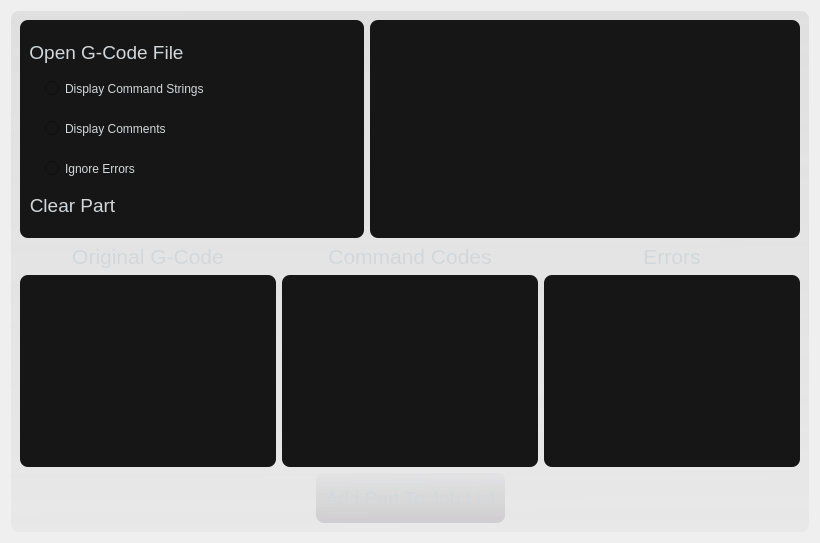
      <widget class="QWidget" name="printToolsPage">
       <property name="styleSheet">
        <string notr="true"/>
       </property>
       <layout class="QVBoxLayout" name="verticalLayout_5">
        <item>
         <widget class="QFrame" name="printToolsPage_Frame">
          <property name="sizePolicy">
           <sizepolicy hsizetype="Preferred" vsizetype="Expanding">
            <horstretch>0</horstretch>
            <verstretch>0</verstretch>
           </sizepolicy>
          </property>
          <property name="minimumSize">
           <size>
            <width>512</width>
            <height>256</height>
           </size>
          </property>
          <property name="maximumSize">
           <size>
            <width>16777215</width>
            <height>16777215</height>
           </size>
          </property>
          <property name="styleSheet">
           <string notr="true">background:

qlineargradient(spread:pad, x1:0.527, y1:1, x2:0.516852, y2:0, stop:0 rgba(89, 84, 91, 12), stop:1 rgba(128, 128, 128, 35));



border-radius: 8;
color: rgb(212,215,217);</string>
          </property>
          <property name="frameShape">
           <enum>QFrame::StyledPanel</enum>
          </property>
          <property name="frameShadow">
           <enum>QFrame::Raised</enum>
          </property>
          <layout class="QVBoxLayout" name="verticalLayout_10">
           <item>
            <layout class="QHBoxLayout" name="printToolsPage_upper_layout">
             <item>
              <widget class="QFrame" name="printTools_button_frame">
               <property name="maximumSize">
                <size>
                 <width>16777215</width>
                 <height>235</height>
                </size>
               </property>
               <property name="styleSheet">
                <string notr="true">background:rgb(22, 22, 22,);</string>
               </property>
               <property name="frameShape">
                <enum>QFrame::StyledPanel</enum>
               </property>
               <property name="frameShadow">
                <enum>QFrame::Raised</enum>
               </property>
               <layout class="QVBoxLayout" name="verticalLayout_7">
                <item>
                 <widget class="QPushButton" name="gcode_tool_button_openFile">
                  <property name="sizePolicy">
                   <sizepolicy hsizetype="Fixed" vsizetype="Fixed">
                    <horstretch>0</horstretch>
                    <verstretch>0</verstretch>
                   </sizepolicy>
                  </property>
                  <property name="minimumSize">
                   <size>
                    <width>32</width>
                    <height>32</height>
                   </size>
                  </property>
                  <property name="baseSize">
                   <size>
                    <width>270</width>
                    <height>484</height>
                   </size>
                  </property>
                  <property name="font">
                   <font>
                    <pointsize>14</pointsize>
                   </font>
                  </property>
                  <property name="styleSheet">
                   <string notr="true">background: rgba(0,0,0,0);
color: rgb(212,215,217);</string>
                  </property>
                  <property name="text">
                   <string>Open G-Code File</string>
                  </property>
                  <property name="icon">
                   <iconset resource="../resources/icons.qrc">
                    <normaloff>:/icons/icons/iosDownload.png</normaloff>:/icons/icons/iosDownload.png</iconset>
                  </property>
                  <property name="iconSize">
                   <size>
                    <width>30</width>
                    <height>30</height>
                   </size>
                  </property>
                  <property name="flat">
                   <bool>true</bool>
                  </property>
                 </widget>
                </item>
                <item>
                 <layout class="QHBoxLayout" name="printTools_radio_button_frame">
                  <item>
                   <spacer name="horizontalSpacer">
                    <property name="orientation">
                     <enum>Qt::Horizontal</enum>
                    </property>
                    <property name="sizeType">
                     <enum>QSizePolicy::Preferred</enum>
                    </property>
                    <property name="sizeHint" stdset="0">
                     <size>
                      <width>16</width>
                      <height>20</height>
                     </size>
                    </property>
                   </spacer>
                  </item>
                  <item>
                   <layout class="QVBoxLayout" name="printTools_button_frame_layout">
                    <property name="spacing">
                     <number>25</number>
                    </property>
                    <item>
                     <widget class="QRadioButton" name="printTools_display_commands_button">
                      <property name="text">
                       <string>Display Command Strings</string>
                      </property>
                      <property name="autoExclusive">
                       <bool>false</bool>
                      </property>
                     </widget>
                    </item>
                    <item>
                     <widget class="QRadioButton" name="printTools_displayComments_button">
                      <property name="text">
                       <string>Display Comments</string>
                      </property>
                      <property name="autoExclusive">
                       <bool>false</bool>
                      </property>
                     </widget>
                    </item>
                    <item>
                     <widget class="QRadioButton" name="printTools_ignoreErrors_button">
                      <property name="text">
                       <string>Ignore Errors</string>
                      </property>
                      <property name="autoExclusive">
                       <bool>false</bool>
                      </property>
                     </widget>
                    </item>
                   </layout>
                  </item>
                  <item>
                   <spacer name="horizontalSpacer_2">
                    <property name="orientation">
                     <enum>Qt::Horizontal</enum>
                    </property>
                    <property name="sizeHint" stdset="0">
                     <size>
                      <width>40</width>
                      <height>20</height>
                     </size>
                    </property>
                   </spacer>
                  </item>
                 </layout>
                </item>
                <item>
                 <widget class="QPushButton" name="gcode_tool_button_clearPart">
                  <property name="sizePolicy">
                   <sizepolicy hsizetype="Fixed" vsizetype="Fixed">
                    <horstretch>0</horstretch>
                    <verstretch>0</verstretch>
                   </sizepolicy>
                  </property>
                  <property name="minimumSize">
                   <size>
                    <width>32</width>
                    <height>32</height>
                   </size>
                  </property>
                  <property name="font">
                   <font>
                    <pointsize>14</pointsize>
                   </font>
                  </property>
                  <property name="styleSheet">
                   <string notr="true">background: rgba(0,0,0,0);
color: rgb(212,215,217);</string>
                  </property>
                  <property name="text">
                   <string>Clear Part</string>
                  </property>
                  <property name="icon">
                   <iconset resource="../resources/icons.qrc">
                    <normaloff>:/icons/icons/iosTrash.png</normaloff>:/icons/icons/iosTrash.png</iconset>
                  </property>
                  <property name="iconSize">
                   <size>
                    <width>30</width>
                    <height>30</height>
                   </size>
                  </property>
                  <property name="flat">
                   <bool>true</bool>
                  </property>
                 </widget>
                </item>
               </layout>
              </widget>
             </item>
             <item>
              <widget class="QFrame" name="partInfoView_frame">
               <property name="maximumSize">
                <size>
                 <width>512</width>
                 <height>235</height>
                </size>
               </property>
               <property name="styleSheet">
                <string notr="true">background:rgba(22, 22, 22);
border-radius: 8;
</string>
               </property>
               <property name="frameShape">
                <enum>QFrame::StyledPanel</enum>
               </property>
               <property name="frameShadow">
                <enum>QFrame::Raised</enum>
               </property>
               <layout class="QHBoxLayout" name="horizontalLayout">
                <item>
                 <widget class="QTableView" name="PartInfoView">
                  <property name="minimumSize">
                   <size>
                    <width>0</width>
                    <height>200</height>
                   </size>
                  </property>
                  <property name="maximumSize">
                   <size>
                    <width>150</width>
                    <height>200</height>
                   </size>
                  </property>
                  <property name="styleSheet">
                   <string notr="true">background:rgb(22, 22, 22);
border-radius: 0;
</string>
                  </property>
                  <property name="showGrid">
                   <bool>false</bool>
                  </property>
                  <attribute name="horizontalHeaderVisible">
                   <bool>false</bool>
                  </attribute>
                  <attribute name="horizontalHeaderHighlightSections">
                   <bool>false</bool>
                  </attribute>
                  <attribute name="verticalHeaderVisible">
                   <bool>false</bool>
                  </attribute>
                  <attribute name="verticalHeaderHighlightSections">
                   <bool>false</bool>
                  </attribute>
                 </widget>
                </item>
                <item>
                 <widget class="QTableView" name="PartInfoViewData">
                  <property name="minimumSize">
                   <size>
                    <width>0</width>
                    <height>200</height>
                   </size>
                  </property>
                  <property name="maximumSize">
                   <size>
                    <width>16777215</width>
                    <height>200</height>
                   </size>
                  </property>
                  <property name="styleSheet">
                   <string notr="true">background:rgb(22, 22, 22);
border-radius: 0;
</string>
                  </property>
                  <property name="showGrid">
                   <bool>false</bool>
                  </property>
                  <attribute name="horizontalHeaderVisible">
                   <bool>false</bool>
                  </attribute>
                  <attribute name="horizontalHeaderHighlightSections">
                   <bool>false</bool>
                  </attribute>
                  <attribute name="horizontalHeaderStretchLastSection">
                   <bool>true</bool>
                  </attribute>
                  <attribute name="verticalHeaderVisible">
                   <bool>false</bool>
                  </attribute>
                  <attribute name="verticalHeaderHighlightSections">
                   <bool>false</bool>
                  </attribute>
                 </widget>
                </item>
               </layout>
              </widget>
             </item>
            </layout>
           </item>
           <item>
            <layout class="QHBoxLayout" name="horizontalLayout_2">
             <item>
              <layout class="QVBoxLayout" name="verticalLayout_2">
               <item>
                <widget class="QLabel" name="printTools_outputBrowser_title">
                 <property name="font">
                  <font>
                   <pointsize>16</pointsize>
                  </font>
                 </property>
                 <property name="styleSheet">
                  <string notr="true">background: rgba(0,0,0,0)</string>
                 </property>
                 <property name="text">
                  <string>Original G-Code</string>
                 </property>
                 <property name="alignment">
                  <set>Qt::AlignCenter</set>
                 </property>
                </widget>
               </item>
               <item>
                <widget class="QTextBrowser" name="printTools_gCodeBrowser">
                 <property name="styleSheet">
                  <string notr="true">background: rgb(22,22,22);</string>
                 </property>
                </widget>
               </item>
              </layout>
             </item>
             <item>
              <layout class="QVBoxLayout" name="verticalLayout_3">
               <item>
                <widget class="QLabel" name="printTools_outputBrowser_title_2">
                 <property name="font">
                  <font>
                   <pointsize>16</pointsize>
                  </font>
                 </property>
                 <property name="styleSheet">
                  <string notr="true">background: rgba(0,0,0,0)</string>
                 </property>
                 <property name="text">
                  <string>Command Codes</string>
                 </property>
                 <property name="alignment">
                  <set>Qt::AlignCenter</set>
                 </property>
                </widget>
               </item>
               <item>
                <widget class="QTextBrowser" name="printTools_outputBrowser">
                 <property name="styleSheet">
                  <string notr="true">background: rgb(22,22,22);</string>
                 </property>
                </widget>
               </item>
              </layout>
             </item>
             <item>
              <layout class="QVBoxLayout" name="verticalLayout_6">
               <item>
                <widget class="QLabel" name="printTools_outputBrowser_title_3">
                 <property name="font">
                  <font>
                   <pointsize>16</pointsize>
                  </font>
                 </property>
                 <property name="styleSheet">
                  <string notr="true">background: rgba(0,0,0,0)</string>
                 </property>
                 <property name="text">
                  <string>Errors</string>
                 </property>
                 <property name="alignment">
                  <set>Qt::AlignCenter</set>
                 </property>
                </widget>
               </item>
               <item>
                <widget class="QTextBrowser" name="printTools_errorBrowser">
                 <property name="styleSheet">
                  <string notr="true">background: rgb(22,22,22);</string>
                 </property>
                </widget>
               </item>
              </layout>
             </item>
            </layout>
           </item>
           <item>
            <layout class="QHBoxLayout" name="printTools_page_acceptPart_button_layou">
             <item>
              <spacer name="horizontalSpacer_5">
               <property name="orientation">
                <enum>Qt::Horizontal</enum>
               </property>
               <property name="sizeHint" stdset="0">
                <size>
                 <width>40</width>
                 <height>20</height>
                </size>
               </property>
              </spacer>
             </item>
             <item>
              <widget class="QFrame" name="printTools_page_acceptPart_button_frame">
               <property name="minimumSize">
                <size>
                 <width>5</width>
                 <height>0</height>
                </size>
               </property>
               <property name="maximumSize">
                <size>
                 <width>191</width>
                 <height>56</height>
                </size>
               </property>
               <property name="styleSheet">
                <string notr="true">background:

qlineargradient(spread:pad, x1:0.527, y1:1, x2:0.516852, y2:0, stop:0 rgba(89, 84, 91, 45), stop:1 rgba(212, 215, 217, 60));</string>
               </property>
               <property name="frameShape">
                <enum>QFrame::StyledPanel</enum>
               </property>
               <property name="frameShadow">
                <enum>QFrame::Raised</enum>
               </property>
               <layout class="QVBoxLayout" name="verticalLayout_8">
                <item>
                 <widget class="QPushButton" name="printTools_page_acceptPart_button">
                  <property name="sizePolicy">
                   <sizepolicy hsizetype="Fixed" vsizetype="Fixed">
                    <horstretch>0</horstretch>
                    <verstretch>0</verstretch>
                   </sizepolicy>
                  </property>
                  <property name="minimumSize">
                   <size>
                    <width>32</width>
                    <height>32</height>
                   </size>
                  </property>
                  <property name="baseSize">
                   <size>
                    <width>270</width>
                    <height>484</height>
                   </size>
                  </property>
                  <property name="font">
                   <font>
                    <pointsize>14</pointsize>
                   </font>
                  </property>
                  <property name="styleSheet">
                   <string notr="true">background: rgba(0,0,0,0);
color: rgb(212,215,217);</string>
                  </property>
                  <property name="text">
                   <string>Add Part To Job List</string>
                  </property>
                  <property name="icon">
                   <iconset resource="../resources/icons.qrc">
                    <normaloff>:/icons/icons/iosPlus.png</normaloff>:/icons/icons/iosPlus.png</iconset>
                  </property>
                  <property name="iconSize">
                   <size>
                    <width>30</width>
                    <height>30</height>
                   </size>
                  </property>
                  <property name="flat">
                   <bool>true</bool>
                  </property>
                 </widget>
                </item>
               </layout>
              </widget>
             </item>
             <item>
              <spacer name="horizontalSpacer_6">
               <property name="orientation">
                <enum>Qt::Horizontal</enum>
               </property>
               <property name="sizeHint" stdset="0">
                <size>
                 <width>40</width>
                 <height>20</height>
                </size>
               </property>
              </spacer>
             </item>
            </layout>
           </item>
          </layout>
         </widget>
        </item>
       </layout>
      </widget>
